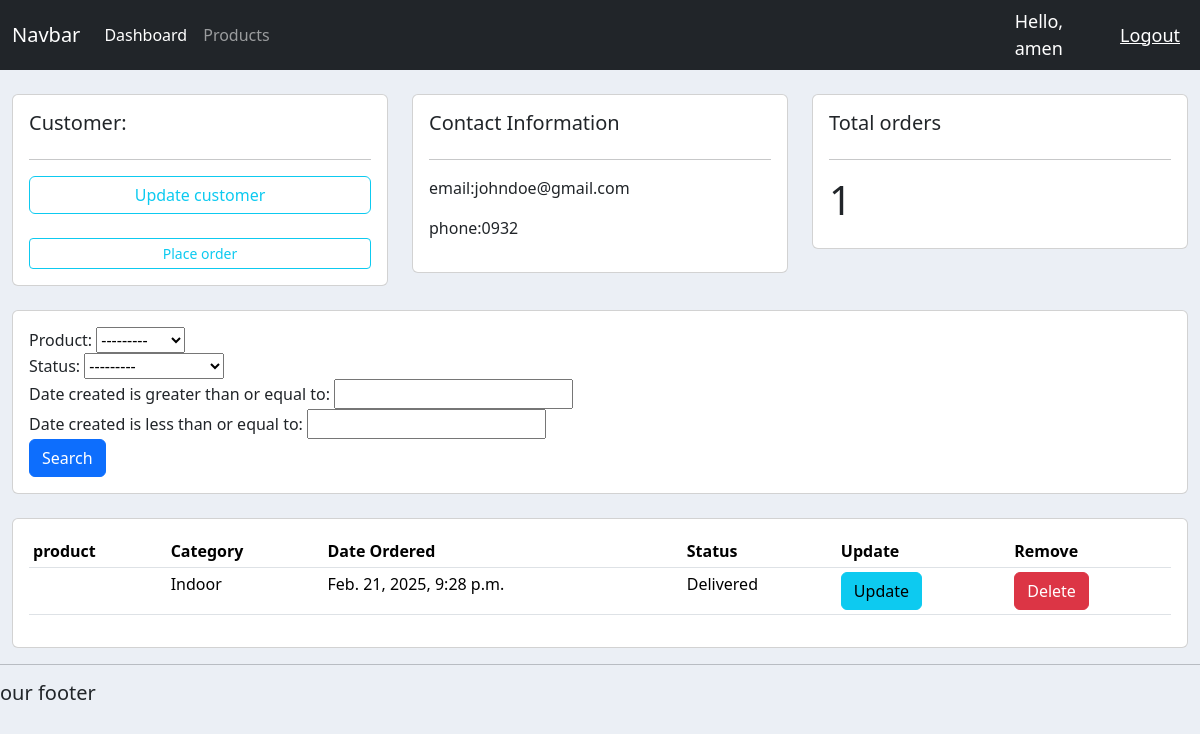
The page /customer/2/ (signed in) on the database its author committed.
### accounts/models.py (models this page shows, shortened)
class Customer(models.Model):
    name = models.CharField(max_length=200, null=True)
    phone = models.CharField(max_length=20, null=True)
    email = models.CharField(max_length=30, null=True)
    date_created = models.DateTimeField(auto_now_add=True)

class Order(models.Model):
    STATUS = [
        ("Pending", "Pending"),
        ("Out for delivery", "Out for delivery"),
        ("Delivered", "Delivered"),
    ]
    customer = models.ForeignKey(Customer, null=True, on_delete=models.SET_NULL)
    product = models.ForeignKey(Product, null=True, on_delete=models.SET_NULL)
    status = models.CharField(max_length=50, choices=STATUS, null=True)
    date_created = models.DateTimeField(auto_now_add=True)

class Product(models.Model):
    CATEGORY = [("Indoor", "Indoor"), ("Out Door", "Out Door")]
    name = models.CharField(max_length=200, null=True)
    price = models.FloatField(max_length=50, null=True)
    category = models.CharField(max_length=200, choices=CATEGORY, null=True)
    description = models.CharField(max_length=200, blank=True, null=True)
    date_created = models.DateTimeField(auto_now_add=True)
    tag = models.ManyToManyField(Tag)
    def __str__(self):
        return self.name

### accounts/decorators.py (the view)
        def wrapper_func(request, *args, **kwargs):
            group = None
            if request.user.groups.exists():
                group = request.user.groups.all()[0].name
            if group in allowed_roles:
                return view_func(request, *args, **kwargs)
            else:
                return HttpResponse("You are not allowed to view this page")

### accounts/views.py (called while the page is built)
@login_required(login_url="login")
@allowed_users(allowed_roles=["admin"])
def customer(request, pk_test):
    customer = Customer.objects.get(id=pk_test)
    orders = customer.order_set.all()
    order_count = orders.count()
    myFilter = OrderFilter(request.GET, queryset=orders)
    orders = myFilter.qs
    context = {
        "customer": customer,
        "orders": orders,
        "order_count": order_count,
        "myFilter": myFilter,
    }
    return render(request, "accounts/customer.html", context)

### accounts/templates/accounts/customer.html
{%extends 'accounts/main.html'%} {% block content%}
<br />
<div class="row">
  <div class="col-md">
    <div class="card card-body">
      <h5>Customer:</h5>
      <hr />
      <a class="btn btn-outline-info btn-block" href="">Update customer</a>
      <br />
      <a
        class="btn btn-outline-info btn-sm btn-block"
        href="{% url 'create_order' customer.id %}"
        >Place order</a
      >
    </div>
  </div>
  <div class="col-md">
    <div class="card card-body">
      <h5>Contact Information</h5>
      <hr />
      <p>email:{{customer.email}}</p>
      <p>phone:{{customer.phone}}</p>
    </div>
  </div>
  <div class="col-md">
    <div class="card card-body">
      <h5>Total orders</h5>
      <hr />
      <h1 sytyle="text-align:content;padding:10px">{{order_count}}</h1>
    </div>
  </div>
</div>
<br />
<div class="row">
  <div class="col">
    <div class="card card-body">
      <form method="get">
        {{ myFilter.form }}
        <button class="btn btn-primary" type="submit">Search</button>
      </form>
    </div>
  </div>
</div>
<br />
<div class="row">
  <div class="col-md">
    <div class="card card-body">
      <table class="table table-sm">
        <tr>
          <th>product</th>
          <th>Category</th>
          <th>Date Ordered</th>
          <th>Status</th>
          <th>Update</th>
          <th>Remove</th>
        </tr>
        {%for order in orders%}
        <tr>
          <td>{{order.prouct}}</td>
          <td>{{order.product.category}}</td>
          <td>{{order.date_created}}</td>
          <td>{{order.status}}</td>
          <td>
            <a class="btn btn-info" href="{% url 'update_order' order.id %}"
              >Update</a
            >
          </td>
          <td>
            <a class="btn btn-danger" href="{% url 'delete_order' order.id %}"
              >Delete</a
            >
          </td>
        </tr>
        {%endfor%}
      </table>
    </div>
  </div>
</div>
{%endblock%}

### accounts/templates/accounts/navbar.html (shortened to what this page needs)
{% load static%}
<nav class="navbar navbar-expand-lg bg-dark navbar-dark">
  <div class="container-fluid">
    <a class="navbar-brand" href="#">Navbar</a>
    <div class="collapse navbar-collapse" id="navbarNav">
      <ul class="navbar-nav">
        <li class="nav-item">
          <a class="nav-link active" aria-current="page" href="{% url 'home' %}"
            >Dashboard</a
          >
        </li>
        <li class="nav-item">
          <a class="nav-link" href="{% url 'products' %}">Products</a>
        </li>
      </ul>
    </div>
  </div>
  <span class="hello-msg">Hello, {{request.user}}</span>
  <span><a class="hello-msg" href="{% url 'logout' %}">Logout</a></span>
</nav>

### crm/static/css/main.css (style rules this page uses)
body { background-color: #ebeff5; }

### accounts/templates/accounts/main.html (style rules this page uses)
body { background-color: #ebeff5; }

### accounts/templates/accounts/navbar.html (style rules this page uses)
.hello-msg { font-size: 18px; color: #fff; margin-right: 20px; }

### rows shown on the page
Customer: email "johndoe@gmail.com", phone "0932"
Order: product.category "Indoor", date_created "Feb. 21, 2025, 9:28 p.m.", status "Delivered"

### other values the page prints
{{ request.user }} "amen"
{{ order_count }} "1"
